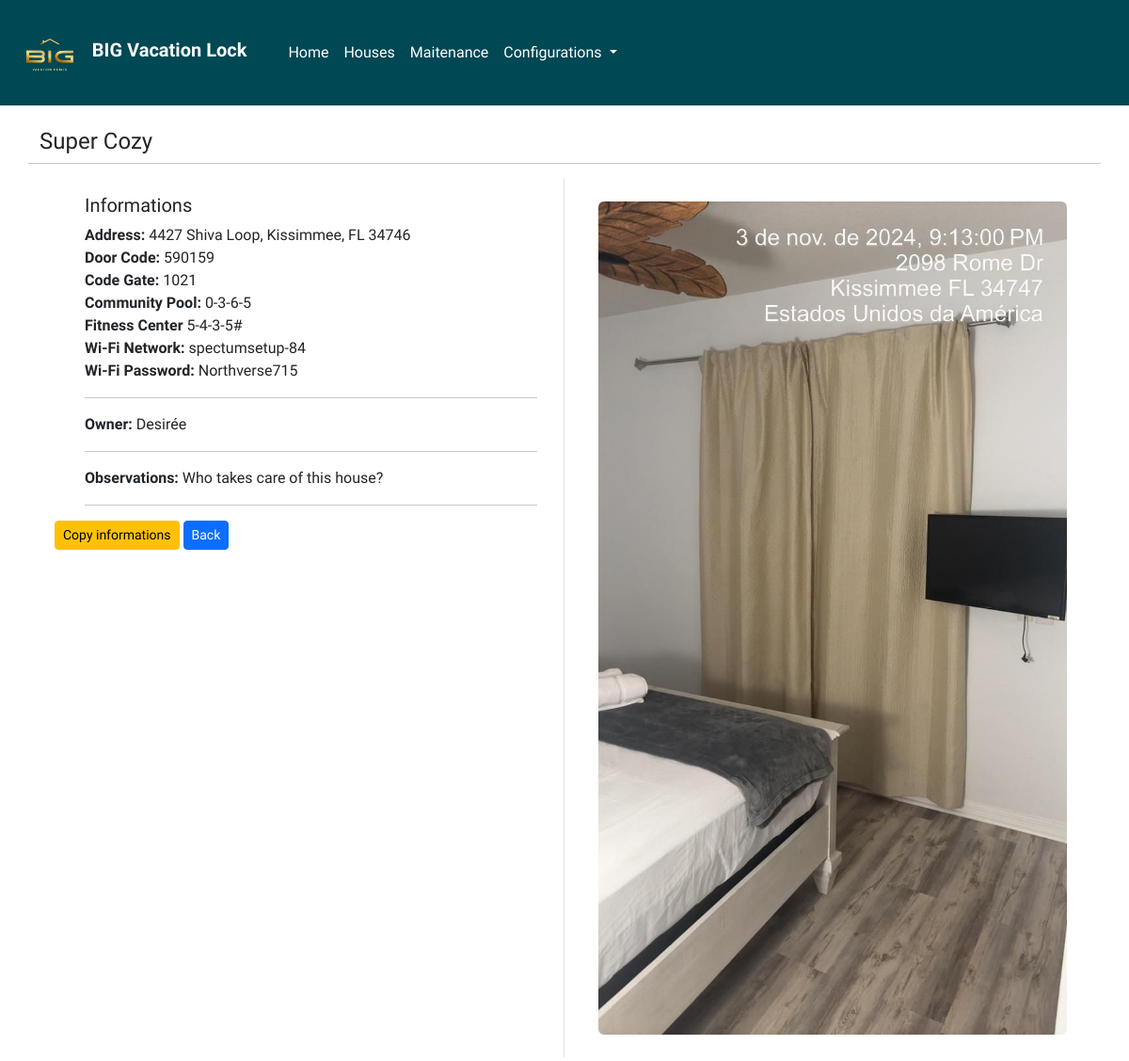
/home.php?id=25, run on the app's committed database.
### tables this page shows
CREATE TABLE `tb_houses` (
  `id` int(11) NOT NULL,
  `address_` varchar(200) NOT NULL,
  `house_name` varchar(100) NOT NULL,
  `door_code` varchar(10) NOT NULL,
  `gate_code` varchar(10) NOT NULL,
  `community_pool` varchar(20) NOT NULL,
  `fitness_center` varchar(30) NOT NULL,
  `wifi_network` varchar(30) NOT NULL,
  `wifi_password` varchar(200) NOT NULL,
  `observations` text NOT NULL,
  `house_photo` varchar(200) NOT NULL,
  `owner` int(11) NOT NULL
);

CREATE TABLE `tb_owners` (
  `id_owner` int(11) NOT NULL,
  `name_owner` varchar(100) NOT NULL
);

### providers/classes.php (called while the page is built, shortened)
<?php
class House implements interface_house{
    private $conection;
    public function __construct()
    {
        $this->conection = new Connection;
    }
    public function call_one_house($id){
        $query = "SELECT * FROM tb_houses h JOIN tb_owners ow ON h.owner = ow.id_owner WHERE h.id = :id";
        try {
            $conn = $this->conection->Connect();
            $stmt = $conn->prepare($query);
            $stmt->bindValue(':id', $id);
            $stmt->execute();
            return $r = $stmt->fetch(PDO::FETCH_ASSOC);
        } catch (PDOException $e) {
            throw new Exception('Erro while insert the object: ' . $e->getMessage());
        }
    }
}

### home.php (the view, shortened to what this page needs)
<?php
include_once 'providers/classes.php';
include_once 'controllers/header.php';
$house = new House;
$houses = $house->call_one_house($_GET['id']);
?>
<section>
    <div class="container mt-4">
        <div class="row">
            <h4><?= $houses['house_name'] ?></h4>
            <hr>
            <div class="col-xxl-6 col-xl-6 col-lg-6 col-md-6 col-sm-12 border-end">
                <div class="p-3">
                    <ul class="nounderline">
                        <h5>Informations</h5>
                        <p id="information">
                            <strong>Address: </strong><?= $houses['address_'] ?></br>
                            <strong>Door Code:</strong> <?= $houses['door_code'] ?></br>
                            <strong>Code Gate:</strong> <?= $houses['gate_code'] ?></br>
                            <strong>Community Pool:</strong> <?= $houses['community_pool'] ?></br>
                            <strong>Fitness Center</strong> <?= $houses['fitness_center'] ?></br>
                            <strong>Wi-Fi Network:</strong> <?= $houses['wifi_network'] ?></br>
                            <strong>Wi-Fi Password:</strong> <?= $houses['wifi_password'] ?></br>
                        </p>
                        <hr>
                         <strong>Owner: </strong><?=$houses['name_owner'] ?>
                        <hr>
                        <li><strong>Observations:</strong> <?= $houses['observations'] ?></li>
                        <hr>
                    </ul>
                    <button onclick="copy_text()" class="btn btn-sm btn-warning ">Copy informations</button>
                    <a href="houses.php" class="btn btn-sm btn-primary ">Back</a>
                </div>
            </div>
            <div class="col-xxl-6 col-xl-6 col-lg-6 col-md-6 col-sm-12">
                <div class="p-4">
                    <img class="rounded img-fluid" src="<?= $houses['house_photo'] ?>" alt="House Image">
                </div>
            </div>
        </div>
    </div>
</section>
<?php include_once 'controllers/footer.php' ?>

### controllers/header.php (shortened to what this page needs)
<!doctype html>
<html lang="en">
<head>
  <link rel="stylesheet" href="https://cdn.datatables.net/2.0.3/css/dataTables.dataTables.css">
  <link href="https://cdn.jsdelivr.net/npm/bootstrap@5.3.3/dist/css/bootstrap.min.css" rel="stylesheet">
  <link rel="stylesheet" href="assets/css/style.css">
</head>
<body>
  <header>
    <nav class="navbar nav1 navbar-expand-lg">
      <div class="container-fluid">
        <a class="navbar-brand" href="#">
          <img src="./assets/images/logo.png" alt="Logo" width="50" height="34" class="d-inline-block align-text-top">
           <span class="d-none d-lg-inline">&nbsp;&nbsp; <strong>BIG Vacation Lock</strong></span>
        </a>
        <div class="collapse navbar-collapse" id="navbarNavDropdown">
          <ul class="navbar-nav">
            <li class="nav-item">
              <a class="nav-link active" aria-current="page" href="dashboard.php">Home</a>
            </li>
            <li class="nav-item">
              <a class="nav-link" href="houses.php">Houses</a>
            </li>
            <li class="nav-item">
              <a class="nav-link" href="maitenances.php">Maitenance</a>
            </li>
            <div>
              <li class="nav-item dropdown ">
                <a class="nav-link dropdown-toggle" href="#" role="button" data-bs-toggle="dropdown" aria-expanded="false">
                  Configurations
                </a>
              </li>
            </div>
          </ul>
        </div>
      </div>
    </nav>
  </header>
  <main>

### controllers/footer.php (shortened to what this page needs)
</main>
</body>
</html>

### assets/css/style.css (style rules this page uses)
body { font-family: "Raleway", sans-serif !important; }
.nav1 { padding: 16px !important; background-color: #004854 !important; }
nav a { color: white !important; }
nav ul li { color: black !important; }
.collapse { padding: 20px !important; }
.nounderline { list-style-type: none !important; }

### data on the page
tb_houses: house_name "Super Cozy", address_ "4427 Shiva Loop, Kissimmee, FL 34746", door_code "590159", gate_code "1021", community_pool "0-3-6-5", fitness_center "5-4-3-5#", wifi_network "spectumsetup-84", wifi_password "Northverse715", owner.name_owner "Desirée", observations "Who takes care of this house?", house_photo (picture)
